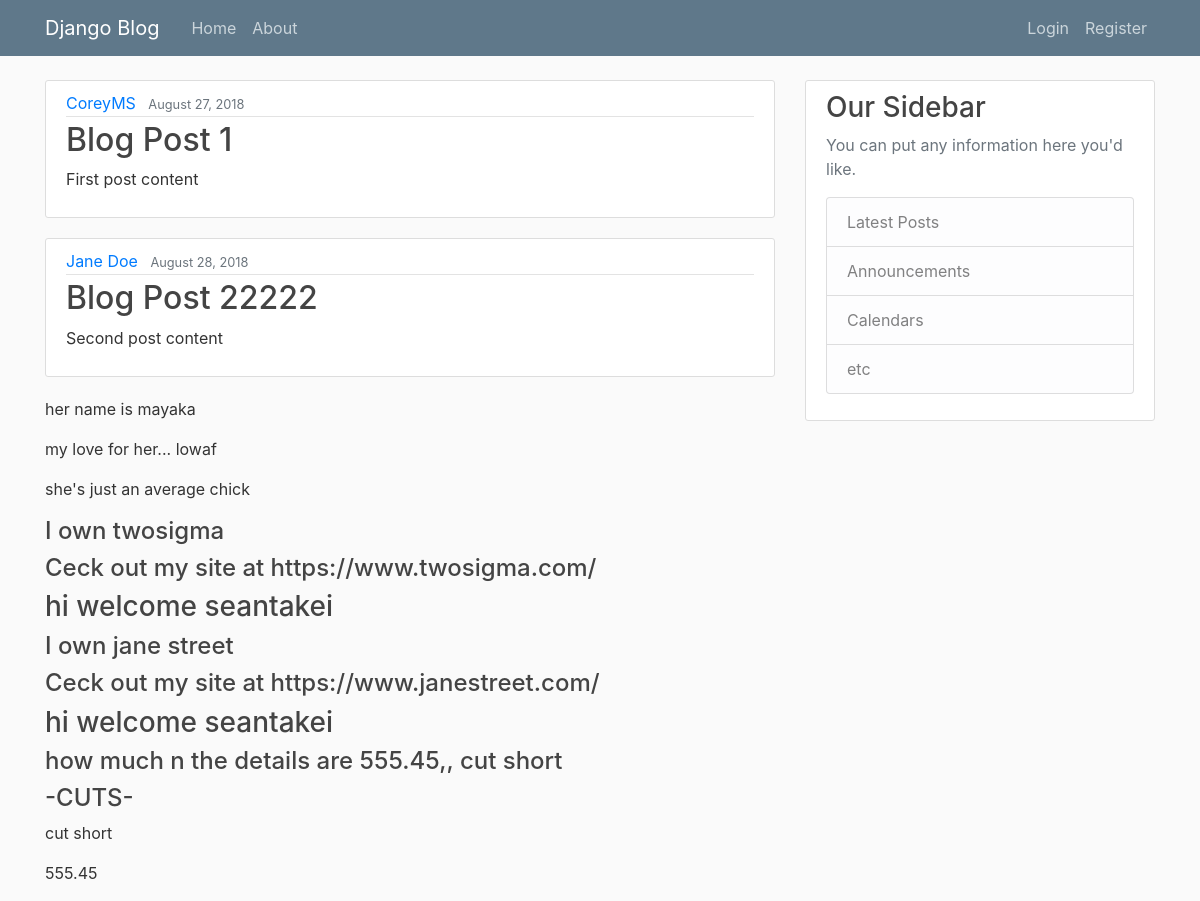
/hometry/, run on the app's committed database.
### info/models.py (models this page shows)
class Company(models.Model):
	name= models.CharField(max_length=50)
	url= models.URLField(max_length=100)
	creator = models.ForeignKey(User, on_delete=models.CASCADE, default=None)

class servicehair(models.Model):
	name= models.CharField(max_length=50)
	price= models.DecimalField(max_digits= 5, decimal_places=2)

### info/views.py (the view)
# urls.py: path('hometry/', views.hometry, name='info-hometry'),
def hometry(request):
    context = {
        'posts': poststry,
        'girls': girl,
        'companies': Company.objects.all(),
        'servicehairs': servicehair.objects.all()
    }
    return render(request, 'info/hometry.html', context)

### info/templates/info/hometry.html
{% extends "info/base.html" %}
{% block content %}
    {% for post in posts %}
        <article class="media content-section">
          <div class="media-body">
            <div class="article-metadata">
              <a class="mr-2" href="#">{{ post.author }}</a>
              <small class="text-muted">{{ post.date_posted }}</small>
            </div>
            <h2><a class="article-title" href="#">{{ post.title }}</a></h2>
            <p class="article-content">{{ post.content }}</p>
          </div>
        </article>
    {% endfor %}
    {% for girl in girls %}
      <p> her name is {{ girl.name }}</p>
      <p> my love for her... {{ girl.love }}</p>
      <p> she's just an {{ girl.descript }} chick</p>
    {% endfor %}
    {% for company in companies %}
      <h4> I own {{ company.name }} </h4>
      <h4> Ceck out my site at {{ company.url }}</h4>
      <h3> hi welcome {{ company.creator }} </h3>
    {% endfor %}
    {% for servicehair in servicehairs %}
      <h4> how much n the details are {{ servicehair.price }},, {{ servicehair.name }}      </h4>
    {% endfor %}
    {% for servicehair in servicehairs %}
     <h4> -CUTS- </h4>
      <p class="kek"> {{ servicehair.name }} </p>
      <p> {{ servicehair.price }} </p>
    {% endfor %}
{% endblock content %}

### info/static/info/main.css (style rules this page uses)
body { background: #fafafa; color: #333333; margin-top: 5rem; }
h1, h2, h3, h4, h5, h6 { color: #444444; }
.content-section { background: #ffffff; padding: 10px 20px; border: 1px solid #dddddd; border-radius: 3px; margin-bottom: 20px; }
.article-title { color: #444444; }
.article-content { white-space: pre-line; }
.article-metadata { padding-bottom: 1px; margin-bottom: 4px; border-bottom: 1px solid #e3e3e3 }

### data on the page
Company: name "twosigma", url "https://www.twosigma.com/", creator "seantakei"
Company: name "jane street", url "https://www.janestreet.com/", creator "seantakei"
servicehair: price "555.45", name "cut short"

### other printed values
{{ post.author }} "CoreyMS" "Jane Doe"
{{ post.date_posted }} "August 27, 2018" "August 28, 2018"
{{ post.title }} "Blog Post 1" "Blog Post 22222"
{{ post.content }} "First post content" "Second post content"
{{ girl.name }} "mayaka"
{{ girl.love }} "lowaf"
{{ girl.descript }} "average"
